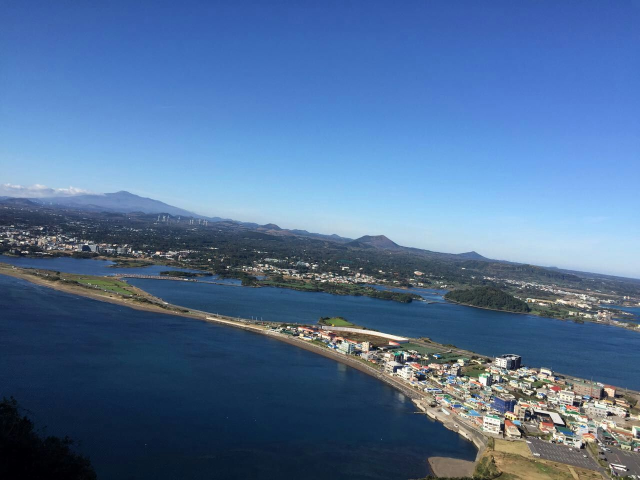
#> input picture 0001.jpg, 1280 x 960 px (shown at 1/2 size)
$ python '016_图像金字塔.py'
#> lines starting #> are read from the running program, lines starting #| are printed output that depends on the picture
# -*- coding: utf-8 -*-
"""
Created on Mon Apr 15 13:47:35 2019

@author: yangna

@e-mail: ityangna0402@163.com
"""

import cv2

#不知道目标在图像中的尺寸大小,我们需要创建一组图像,这些图像具有不同的分辨率的原始图像
#同一图像的不同分辨率的子图集合:图像金字塔
# 最大图像放在底部,最小图像放在顶部
#高斯金字塔和拉普拉斯金字塔
#高斯金字塔的顶部是通过将底部图像中连续的行和列去除得到的
# 顶部图像中的每个像素值都等于下一层图像中5个像素的高斯加权平均值
# 操作一次一个m*n的图像就变成了一个m/2*n/2的图像,这幅图像的面积就变成了原来图像面积的1/4=>Octave
# 连续操作可以得到一个一个分辨率不断下降的图像金字塔
# cv2.pyrDown()从一个高分辨大尺寸的图像上构建一个金字塔(尺寸变小,分辨率降低)
#  分辨率降低,信息会被丢失
#img = cv2.imread('0001.jpg')
#lower_reso = cv2.pyrDown(img)
#cv2.imshow('lower_reso', lower_reso)
# cv2.pyrUp()一个低分辨率小尺寸的图像向下构建一个金字塔(尺寸变大,分辨率不会增加)
#higher_reso2 = cv2.pyrUp(lower_reso)#结果会比原图模糊很多
#cv2.imshow('higher_reso2', higher_reso2)

#拉普拉斯金字塔图像看起来像边界图,其中很多像素都是0,经常被用在图像压缩中
#图像金字塔的一个应用是图像融合,图像缝合中需要将两幅图叠在一起,但是由于连接区域图像像素的不连续性,使得效果开起来很差
# 图像金字塔可以实现无缝连接
# 1.读入两幅图像
img_a = cv2.imread('0001.jpg')
#> img_a is the input picture: shape (960, 1280, 3); mean B, G, R 149.9, 111.2, 80.5
img_b = cv2.imread('0002.jpg')
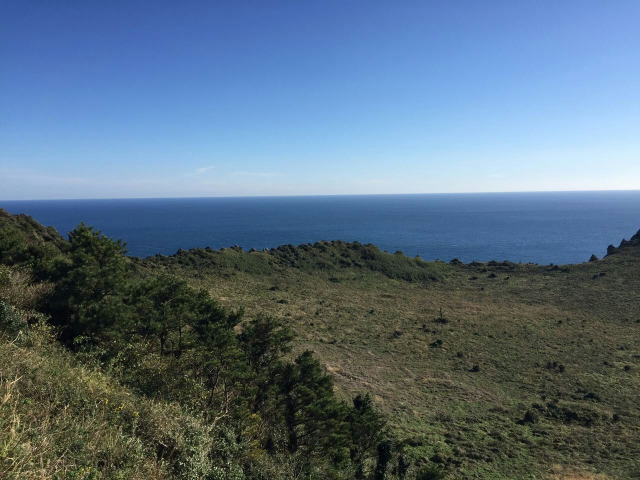
#> input picture 0002.jpg, 1280 x 960 px (shown at 1/2 size)
#> img_b is the input picture: shape (960, 1280, 3); mean B, G, R 127.7, 110.1, 89.1
# 2.构建两幅图像的高斯金字塔
temp_a = img_a.copy()
gp_a = [temp_a]#若原图是1024*1024
temp_b = img_b.copy()
gp_b = [temp_b]
for index in range(6):
    temp_a = cv2.pyrDown(temp_a)
    gp_a.append(temp_a)
    temp_b = cv2.pyrDown(temp_b)
    gp_b.append(temp_b)
#> this loop made 6 passes
#> pass 1, `temp_b = cv2.pyrDown(temp_b)`:
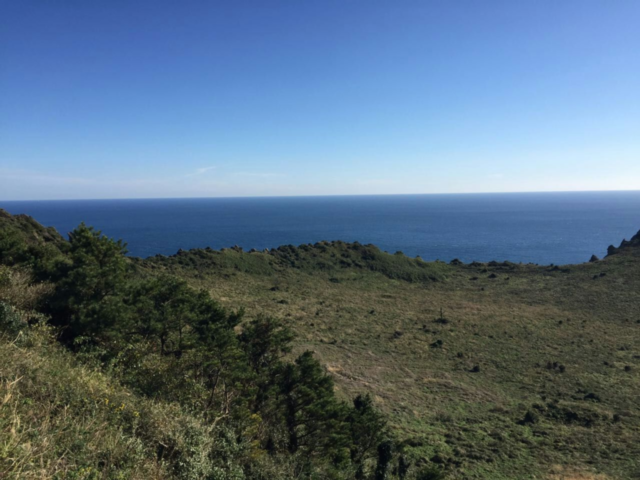
#> temp_b: shape (480, 640, 3); mean B, G, R 127.8, 110.1, 89.1
#> pass 2, `temp_a = cv2.pyrDown(temp_a)`:
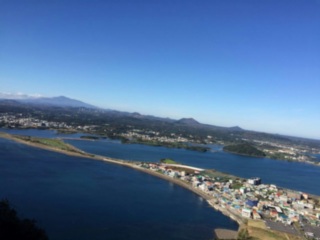
#> temp_a: shape (240, 320, 3); mean B, G, R 150.1, 111.2, 80.5
#> after the loop, gp_a = 7 items; gp_b = 7 items
#1024*1024, 512*512, 256*256, 128*128, 64*64, 32*32, 16*16
# 3.根据高斯金字塔计算拉普拉斯金字塔
lp_a = [gp_a[5]]
lp_b = [gp_b[5]]#32*32
for index in range(5, 0, -1):
    temp = cv2.pyrUp(gp_a[index])#index=5[64*64]要和index=4的做subtract
    diff = cv2.subtract(gp_a[index-1], temp)#图像gp_a[index-1]与temp相减
    lp_a.append(diff)#32*32, 64*64, 128*128, 256*256, 512*512, 1024*1024
    temp = cv2.pyrUp(gp_b[index])
    diff = cv2.subtract(gp_b[index-1], temp)
    lp_b.append(diff)#32*32, 64*64, 128*128, 256*256, 512*512, 1024*1024
#> this loop made 5 passes
#> pass 1, `diff = cv2.subtract(gp_b[index-1], temp)`:
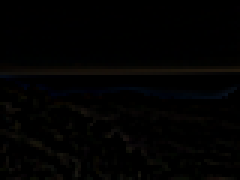
#> diff: shape (60, 80, 3) (shown 3 times larger); mean of channels 0, 1, 2 1.6, 1.9, 2.1; drawn as B, G, R
#> after the loop, lp_a = 6 items; lp_b = 6 items
# 4.拉普拉斯的每一层进行图像融合
import numpy as np
l_a = []
for la,lb in zip(lp_a, lp_b):
    rows,cols,dpt = la.shape
    la = np.hstack((la[:,0:cols//2], lb[:, cols//2:]))
    l_a.append(la)
#> this loop made 6 passes
#> (rows, cols) on passes 1 to 6: (30, 40), (60, 80), (120, 160), (240, 320), (480, 640), (960, 1280)
#> pass 1, `la = np.hstack((la[:,0:cols//2], lb[:, cols//2:]))`:
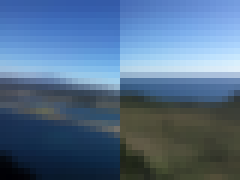
#> la: shape (30, 40, 3) (shown 6 times larger); mean of channels 0, 1, 2 138.2, 108.7, 82; drawn as B, G, R
#> after the loop, l_a = 6 items
# 5.根据融合后的图像金字塔重新构建原始图像
la_ = l_a[0]#32*32
for index in range(1,6):
    la_ = cv2.pyrUp(la_)#64*64, 128*128, 256*256, 512*512, 1024*1024
    la_ = cv2.add(la_, l_a[index])
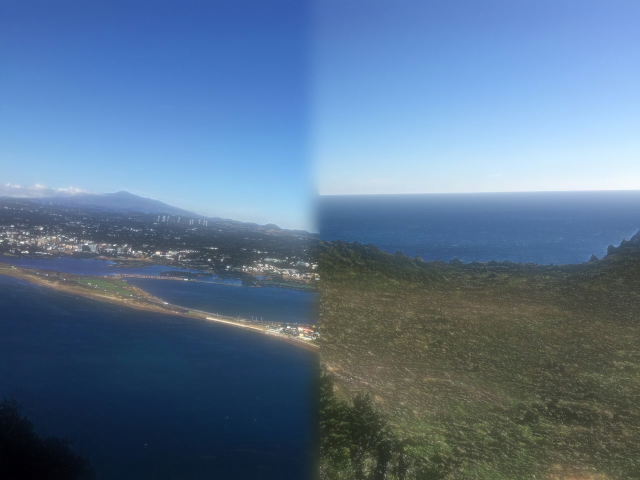
#> la_: shape (960, 1280, 3) (shown at 1/2 size); mean of channels 0, 1, 2 143.1, 115.5, 90; drawn as B, G, R
real = np.hstack((img_a[:,:cols//2], img_b[:,cols//2:]))
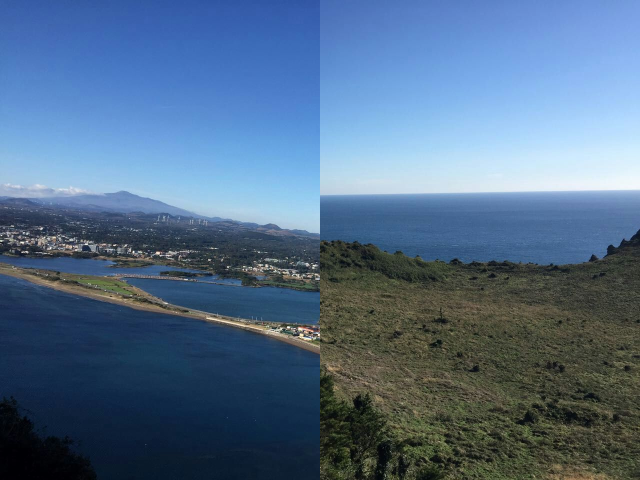
#> real: shape (960, 1280, 3) (shown at 1/2 size); mean B, G, R 136.3, 108.1, 81.8

cv2.imshow('la_', la_)
cv2.imshow('real', real)

cv2.waitKey(0)
cv2.destroyAllWindows()
